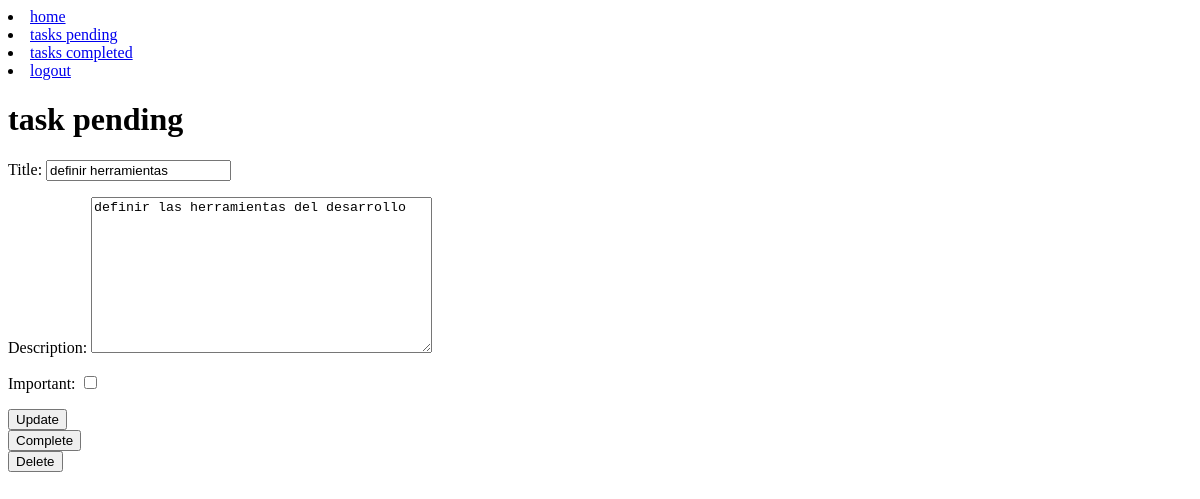
/tasks/2/ (signed in), run on an earlier commit of the app's database.
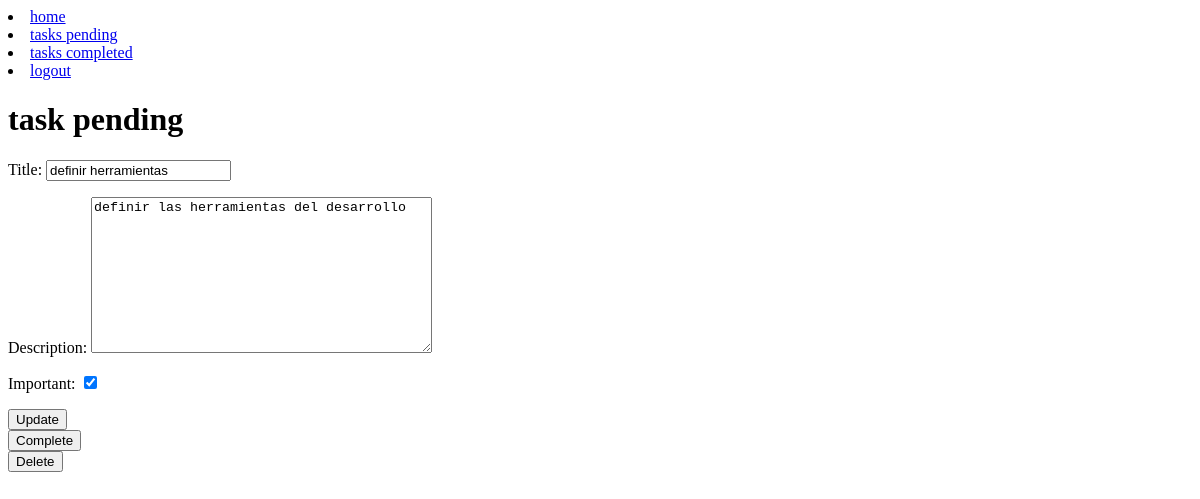
And on a later commit of the database.
### tasks/models.py (models this page shows, shortened)
class Task(models.Model):
    title = models.CharField(max_length=200)
    description = models.TextField(blank=True)
    created = models.DateTimeField(auto_now_add=True)
    datecompleted = models.DateTimeField(null=True, blank=True)
    important = models.BooleanField(default=False)
    user = models.ForeignKey(User, on_delete=models.CASCADE)

### tasks/views.py (the view, shortened to what this page needs)
# urls.py: path("tasks/<int:id>/", views.task_detail, name="task_detail"),
@login_required
def task_detail(request, id):
    if request.method == "GET":
        task = get_object_or_404(Task, pk=id, user=request.user)
        form = TaskForm(instance=task)
        return render(request, "task_detail.html", {"task": task, "form": form})

### tasks/form.py
class TaskForm(ModelForm):
    class Meta:
        model = Task
        fields = ['title', 'description', 'important']

### tasks/templates/task_detail.html (shortened to what this page needs)
{% extends "layouts/base.html"%}
{% block content%}
<h1>task pending</h1>
<form action="{% url 'task_detail' task.id %}" method="POST">
     {{form.as_p}}
    <button>Update</button>
</form>
<form action="{% url 'complete_task' task.id %}" method="POST">
    <button>Complete</button>
</form>
<form action="{% url 'delete_task' task.id %}"  method="POST">
    <button>Delete</button>
</form>
{% endblock %}

What changed in the data, as far as the page shows it:
changed Task "definir herramientas": important "☐" → "☑"
